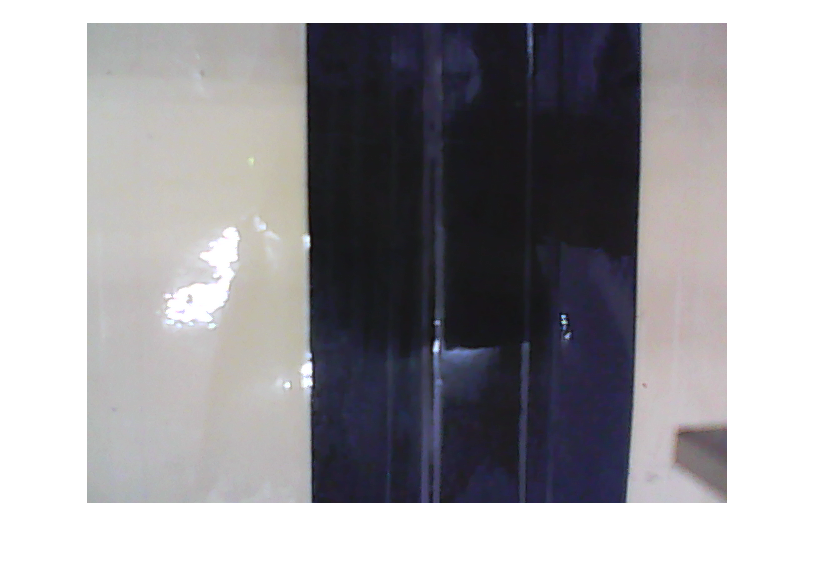
%> input picture Matlab/road.png, 816 x 568 px
$ octave --eval "result = TEST;"   (GNU Octave 9; MATLAB toolbox functions it lacks are replaced by stand-ins)
%> lines starting %> are read from the running program, lines starting %| are printed output that depends on the picture; in (x1, y1, x2, y2) boxes, pixels count from 0 and x2, y2 are one past the last pixel; in counts of white or black regions, pixels touching at a corner belong together; the program's own positions count from 1
function [m,deg] = TEST()
I=imread('road.png');
%> I is the input picture: size 568x816x3 uint8; mean R, G, B 158.6, 157.2, 160.8

% 顏色處理
Ir = I(:,:,1);
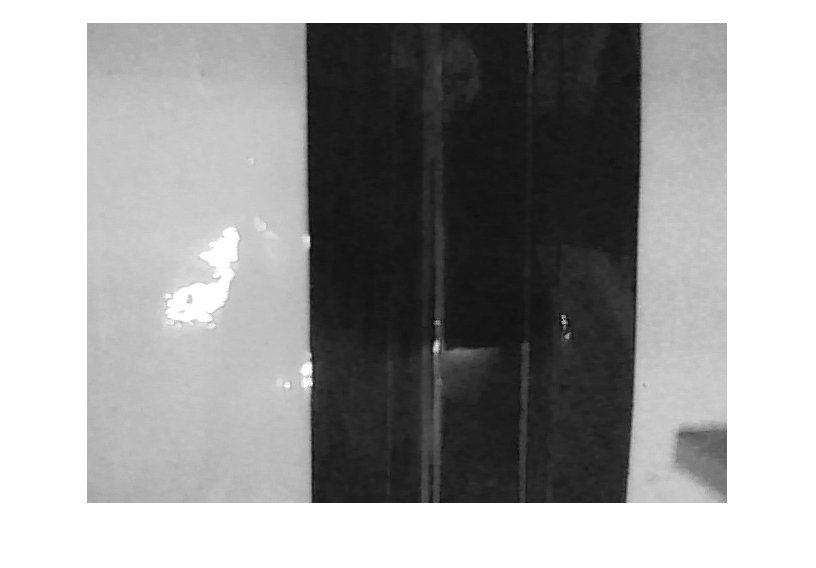
%> Ir: size 568x816 uint8; min 6, max 255, mean 158.6
Ig = I(:,:,2);
Ib = I(:,:,3);
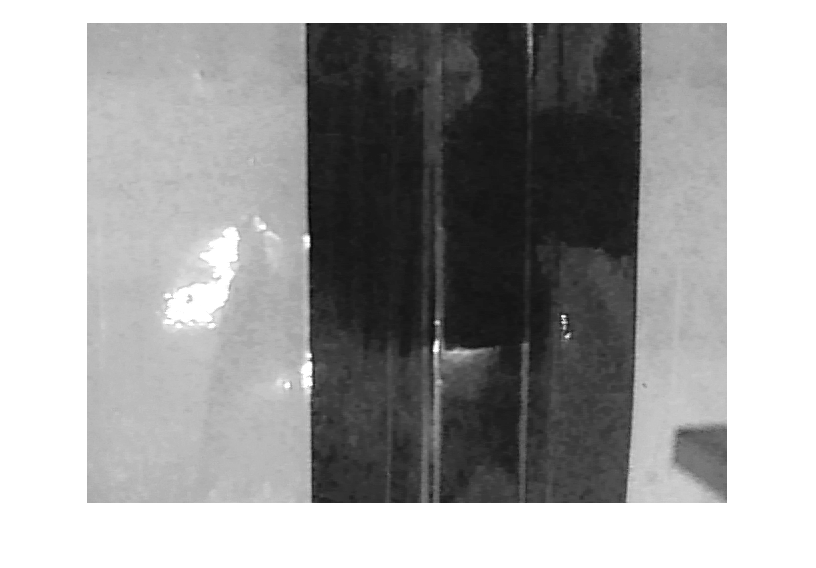
%> Ib: size 568x816 uint8; min 1, max 255, mean 160.8
Cr = 1;
Cg = 0;
Cb = 0;
Inew = Ir*Cr + Ib*Cb + Ig*Cg;

Inew=medfilt2(Inew,[5,5]);

% 影像處理
threshold = graythresh(Inew);
%> threshold = 0.506

    % Otsu's method to get a threshold that minimizes the intra-class variance
    % 大津演算法求閾值
bw = im2bw(Inew,threshold);
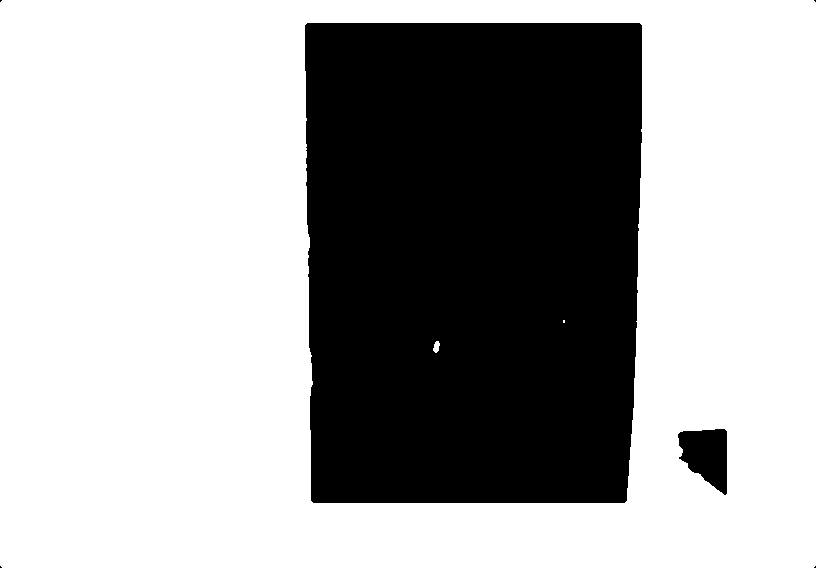
%> bw: size 568x816 logical; 65.5% white; 6 black regions (4 under 20 px), largest, box (x1, y1, x2, y2) and area: (305, 23, 642, 503) 157743, (678, 429, 727, 495) 2248
    % 依據閾值二值化
bw = imfill(~bw,'holes');
%> bw: size 568x816 logical; 34.5% white; 6 white regions (4 under 20 px), largest, box (x1, y1, x2, y2) and area: (305, 23, 642, 503) 157807, (678, 429, 727, 495) 2248
bw = bwareaopen(~bw,5000);
bw = bwareaopen(~bw,5000);
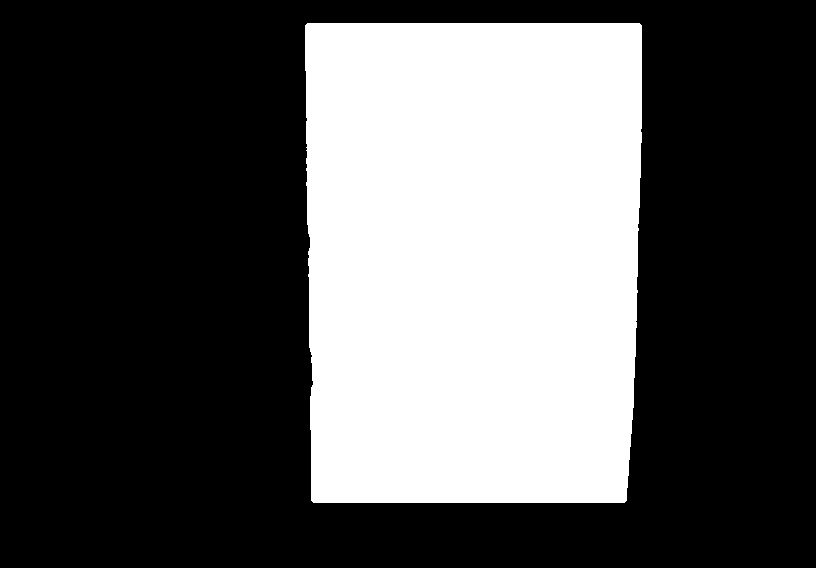
%> bw: size 568x816 logical; 34% white; 1 white region, box (x1, y1, x2, y2) and area: (305, 23, 642, 503) 157807
[B,L] = bwboundaries(bw,'noholes');
%> B = 1 boundary; box (x1, y1, x2, y2) and points: (305, 23, 642, 503) 1602

% [7 lines of commented-out code are left out]

stats = regionprops(L,'Area','Centroid');
%> stats = 1 region; Area and Centroid: 157807 [473.3 260.8]
centroids = stats.Centroid;
%> centroids = [473.3 260.8]
% [5 lines of commented-out code are left out]
boundary = B{1};
%> boundary = 1602 rows, first 12: [26 306; 25 307; 24 308; 24 309; 24 310; 24 311; 24 312; 24 313; 24 314; 24 315; 24 316; 24 317]
tops = find( abs(boundary(:,2) - 642) == 0 );
%> tops = 115 values from 337 to 454
bottoms = find( abs(boundary(:,2) - 503) == 1 );
%> bottoms = [197; 199; 935; 937]

% plot(boundary(I,2), boundary(I,1), 'r*')

[M,I1] = max( boundary(:,2) - centroids(1)  +  boundary(:,1) - centroids(2) );
%> M = 393.9; I1 = 812
[M,I2] = min( boundary(:,2) - centroids(1)  +  boundary(:,1) + centroids(2) );
%> M = 119.5; I2 = 1
[M,I3] = max( boundary(:,2) + centroids(1)  -  boundary(:,1) + centroids(2) );
%> M = 1350.1; I3 = 335
[M,I4] = min( boundary(:,2) + centroids(1)  -  boundary(:,1) + centroids(2) );
%> M = 545.1; I4 = 1125
mid_top = [( boundary(I2,1) + boundary(I3,1) )/2 , ( boundary(I2,2) + boundary(I3,2) )/2];
%> mid_top = [25 473]
mid_bottom = [( boundary(I1,1) + boundary(I4,1) )/2 , ( boundary(I1,2) + boundary(I4,2) )/2];
%> mid_bottom = [502 470.5]

% [6 lines of commented-out code are left out]

m = (mid_top(1)-mid_bottom(1)) / (mid_top(2)-mid_bottom(2));
%> m = -190.8
deg = atan(1/m)* 180/pi;
%> deg = -0.3
%> `result = TEST;`: result = -190.8

$ run again, with Matlab/Identifying Round Objects/road2.png copied over Matlab/road.png
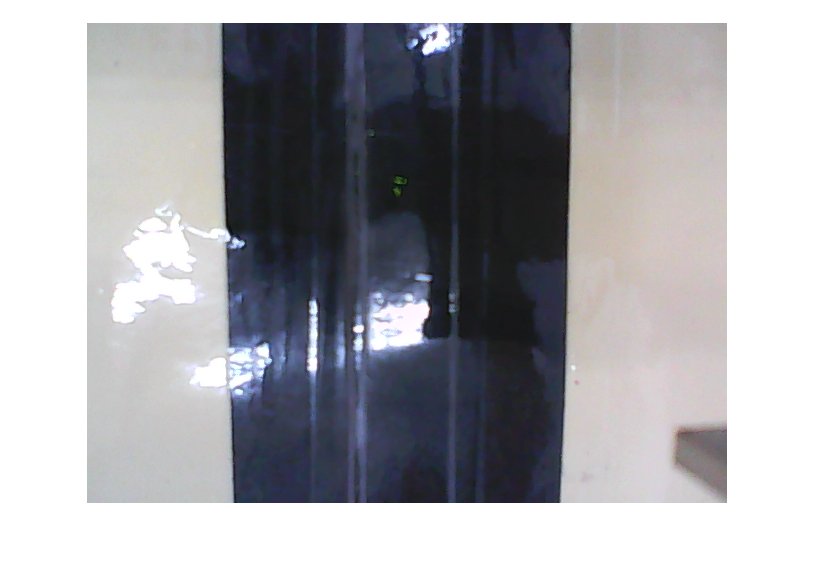
%> input picture Matlab/Identifying Round Objects/road2.png, 816 x 568 px
%> in TEST, I is the input picture: size 568x816x3 uint8; mean R, G, B 165.1, 165.3, 169.7
%> threshold = 0.533
%> in TEST, `bw = im2bw(Inew,threshold);`:
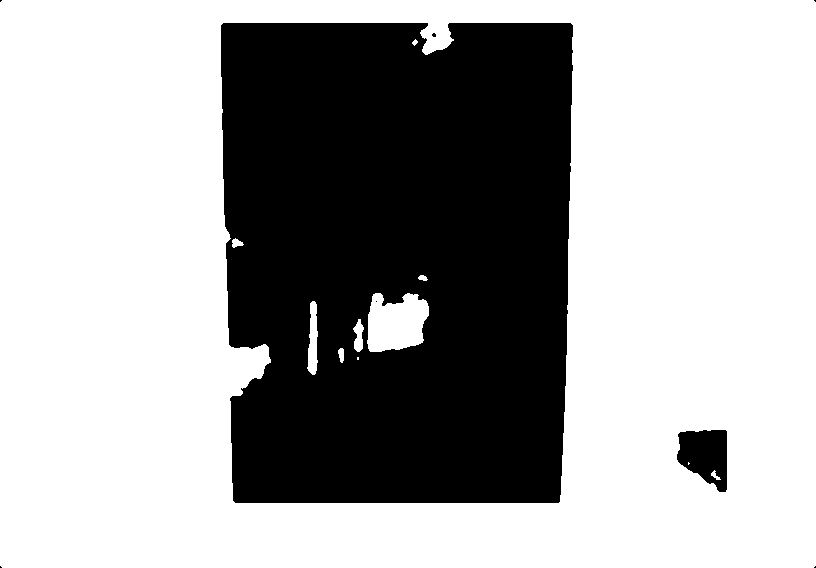
%> bw: size 568x816 logical; 65.5% white; 8 black regions (6 under 20 px), largest, box (x1, y1, x2, y2) and area: (221, 23, 573, 503) 157744, (677, 430, 727, 492) 2256
%> in TEST, `bw = bwareaopen(~bw,5000);`:
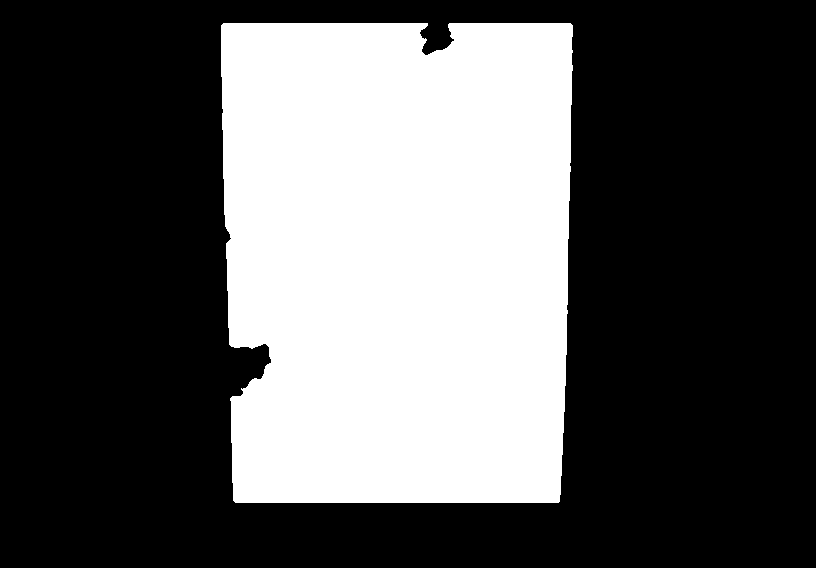
%> bw: size 568x816 logical; 34.9% white; 1 white region, box (x1, y1, x2, y2) and area: (221, 23, 573, 503) 161600
%> B = 1 boundary; box (x1, y1, x2, y2) and points: (221, 23, 573, 503) 1751
%> stats = 1 region; Area and Centroid: 161600 [398.9 260.6]
%> centroids = [398.9 260.6]
%> boundary = 1751 rows, first 12: [26 222; 25 223; 24 224; 24 225; 24 226; 24 227; 24 228; 24 229; 24 230; 24 231; 24 232; 24 233]
%> tops = []
%> bottoms = [344; 346; 947; 949]
%> in TEST, `[M,I1] = max( boundary(:,2) - centroids(1)  +  boundary(:,1) - centroi..`: M = 402.5; I1 = 891
%> in TEST, `[M,I2] = min( boundary(:,2) - centroids(1)  +  boundary(:,1) + centroi..`: M = 109.7; I2 = 1
%> in TEST, `[M,I3] = max( boundary(:,2) + centroids(1)  -  boundary(:,1) + centroi..`: M = 1206.5; I3 = 413
%> in TEST, `[M,I4] = min( boundary(:,2) + centroids(1)  -  boundary(:,1) + centroi..`: M = 392.5; I4 = 1215
%> mid_top = [25 396.5]
%> mid_bottom = [502.5 398]
%> m = 318.3
%> deg = 0.18
%> result = 318.3
